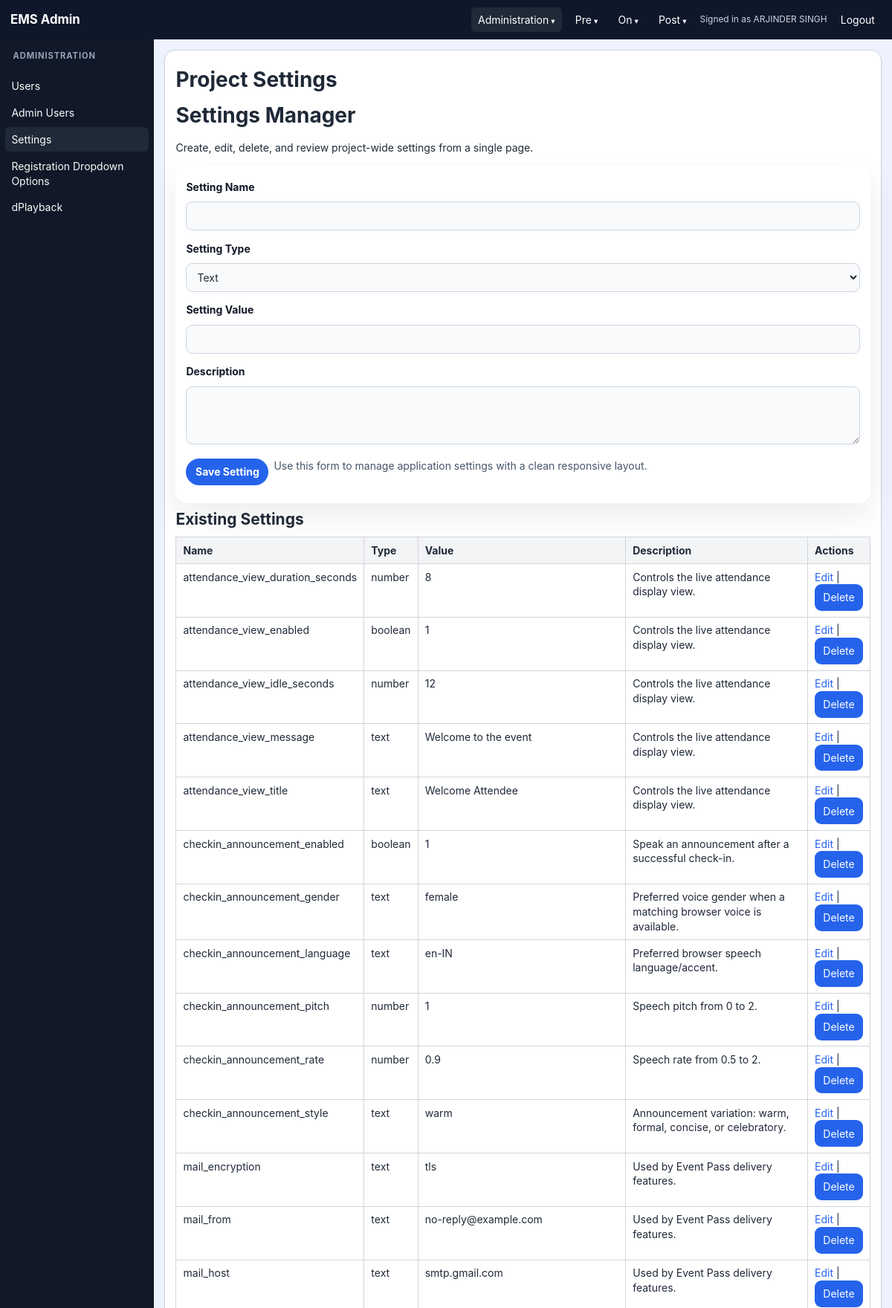
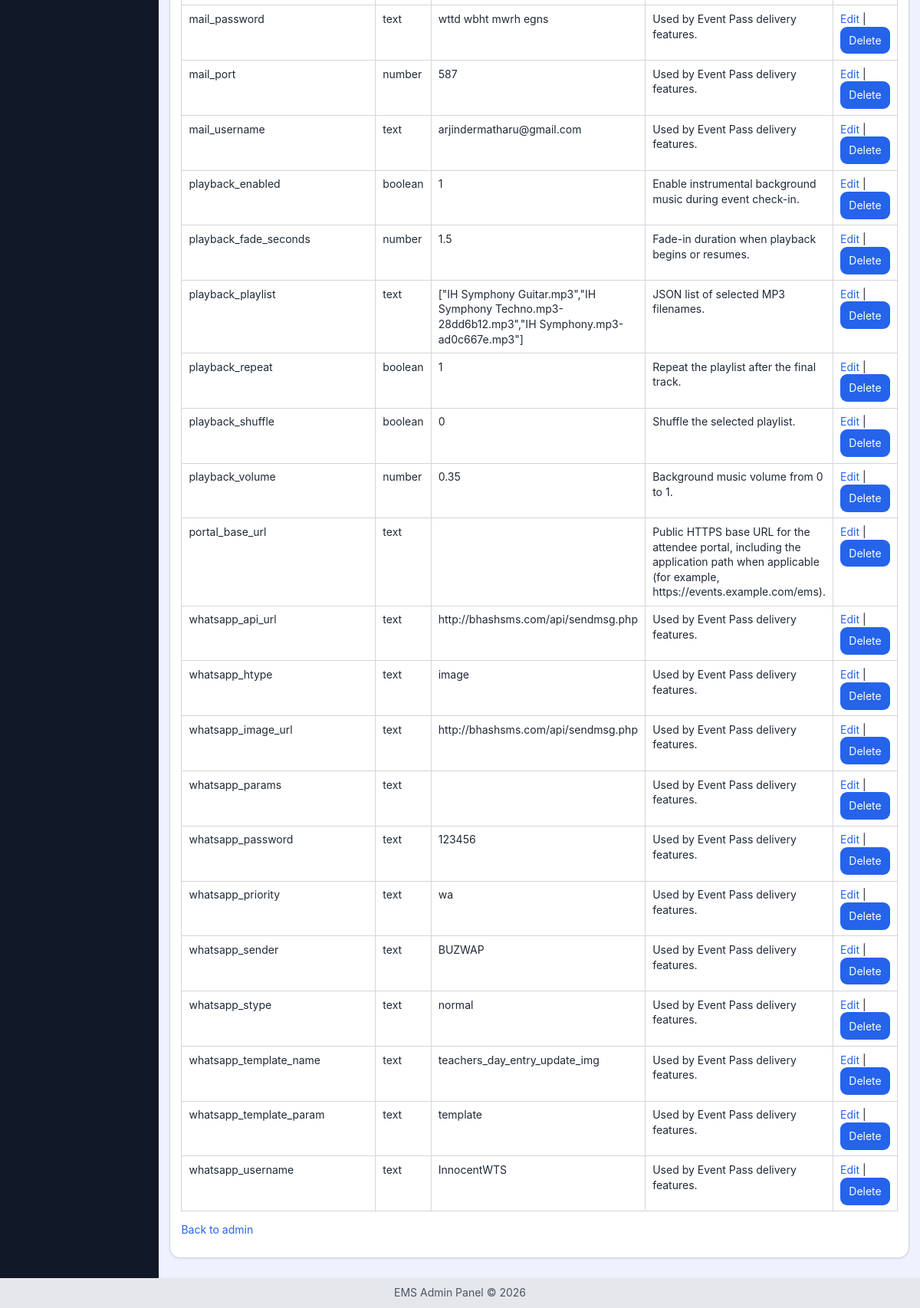
The app's page /admin/settings.php (signed in) with its own data (2 pictures, top to bottom).
### tables this page shows
CREATE TABLE IF NOT EXISTS `settings` (
  `setting_id` int NOT NULL AUTO_INCREMENT,
  `setting_name` varchar(100) NOT NULL,
  `setting_type` varchar(20) NOT NULL DEFAULT 'text',
  `setting_value` text,
  `setting_description` text,
  `created_at` datetime DEFAULT CURRENT_TIMESTAMP,
  `updated_at` datetime DEFAULT CURRENT_TIMESTAMP ON UPDATE CURRENT_TIMESTAMP,
  PRIMARY KEY (`setting_id`),
  UNIQUE KEY `setting_name` (`setting_name`)
);

### admin/settings_funcs.php (called while the page is built, shortened)
<?php
function getAllSettings(PDO $pdo): array
{
    $statement = $pdo->query('SELECT * FROM settings ORDER BY setting_name ASC, setting_id ASC');
    return $statement ? $statement->fetchAll() : [];
}

### config/database.php (called while the page is built, shortened)
<?php
function getAppBasePath(): string
{
    $scriptFilename = str_replace('\\', '/', $_SERVER['SCRIPT_FILENAME'] ?? '');
    $documentRoot = str_replace('\\', '/', $_SERVER['DOCUMENT_ROOT'] ?? '');
    $normalizedDocumentRoot = rtrim($documentRoot, '/');
    $normalizedScriptFilename = rtrim($scriptFilename, '/');
    if ($normalizedScriptFilename !== '' && $normalizedDocumentRoot !== '' && str_starts_with(strtolower($normalizedScriptFilename), strtolower($normalizedDocumentRoot))) {
        $relativeScript = substr($normalizedScriptFilename, strlen($normalizedDocumentRoot));
        $relativeDir = dirname($relativeScript);
        return '';
    }
    return '';
}
function buildUrl(string $path = ''): string
{
    $basePath = rtrim(getAppBasePath(), '/');
    $normalizedPath = '/' . ltrim($path, '/');
    if ($basePath === '') {
        return $normalizedPath;
    }
    $pathOnly = $normalizedPath;
    $queryString = '';
    $segments = array_map(static fn (string $segment): string => rawurlencode($segment), array_filter(explode('/', trim($pathOnly, '/')), static fn (string $segment): bool => $segment !== ''));
    $encodedPath = '/' . implode('/', $segments);
    return $basePath . $encodedPath . $queryString;
}

### admin/settings.php (the view, shortened to what this page needs)
<?php
require_once __DIR__ . '/settings_funcs.php';
require_once __DIR__ . '/../config/database.php';
require_once __DIR__ . '/layout.php';
$settings = [];
$settingFormData = [
    'setting_id' => '',
    'setting_name' => '',
    'setting_type' => 'text',
    'setting_value' => '',
    'setting_description' => '',
];
try {
    $pdo = createDbConnection();
    $settings = getAllSettings($pdo);
} catch (PDOException $exception) {
    $adminError = 'Database connection failed: ' . $exception->getMessage();
}
?>
    <h1>Settings Manager</h1>
    <p>Create, edit, delete, and review project-wide settings from a single page.</p>
    <form method="post" class="settings-form">
        <div class="form-field">
            <label for="setting_name">Setting Name</label>
            <input id="setting_name" name="setting_name" type="text" value="<?php echo htmlspecialchars((string) ($settingFormData['setting_name'] ?? ''), ENT_QUOTES, 'UTF-8'); ?>" required>
        </div>
        <div class="form-field">
            <label for="setting_type">Setting Type</label>
            <select id="setting_type" name="setting_type">
                <option value="text" <?php echo (($settingFormData['setting_type'] ?? 'text') === 'text') ? 'selected' : ''; ?>>Text</option>
            </select>
        </div>
        <div class="form-field full-width">
            <label for="setting_value">Setting Value</label>
            <input id="setting_value" name="setting_value" type="text" value="<?php echo htmlspecialchars((string) ($settingFormData['setting_value'] ?? ''), ENT_QUOTES, 'UTF-8'); ?>">
        </div>
        <div class="form-field full-width">
            <label for="setting_description">Description</label>
            <textarea id="setting_description" name="setting_description"><?php echo htmlspecialchars((string) ($settingFormData['setting_description'] ?? ''), ENT_QUOTES, 'UTF-8'); ?></textarea>
        </div>
        <div class="actions">
            <button type="submit" class="button-primary">Save Setting</button>
            <div class="form-note">Use this form to manage application settings with a clean responsive layout.</div>
        </div>
    </form>
    <h2>Existing Settings</h2>
    <?php if (!empty($settings)): ?>
        <table>
            <thead>
                <tr>
                    <th>Name</th>
                    <th>Type</th>
                    <th>Value</th>
                    <th>Description</th>
                    <th>Actions</th>
                </tr>
            </thead>
            <tbody>
                <?php foreach ($settings as $setting): ?>
                    <tr>
                        <td><?php echo htmlspecialchars((string) ($setting['setting_name'] ?? ''), ENT_QUOTES, 'UTF-8'); ?></td>
                        <td><?php echo htmlspecialchars((string) ($setting['setting_type'] ?? 'text'), ENT_QUOTES, 'UTF-8'); ?></td>
                        <td><?php echo htmlspecialchars((string) ($setting['setting_value'] ?? ''), ENT_QUOTES, 'UTF-8'); ?></td>
                        <td><?php echo nl2br(htmlspecialchars((string) ($setting['setting_description'] ?? ''), ENT_QUOTES, 'UTF-8')); ?></td>
                        <td>
                            <a href="<?php echo htmlspecialchars(buildUrl('admin/settings.php') . '?edit=' . (int) $setting['setting_id'], ENT_QUOTES, 'UTF-8'); ?>">Edit</a>
                            |
                            <form class="inline-form" method="post" onsubmit="return confirm('Delete this setting?');">
                                <button type="submit">Delete</button>
                            </form>
                        </td>
                    </tr>
                <?php endforeach; ?>
            </tbody>
        </table>
    <?php else: ?>
        <p>No settings found yet.</p>
    <?php endif; ?>
    <p><a href="<?php echo htmlspecialchars(buildUrl('admin'), ENT_QUOTES, 'UTF-8'); ?>">Back to admin</a></p>
<?php
$content = ob_get_clean();
renderAdminLayout('Project Settings', $content, ['current_path' => 'settings', 'page_heading' => 'Project Settings']);

### admin/layout.php (shortened to what this page needs)
<?php
function renderAdminLayout(string $pageTitle, string $content, array $pageData = []): void
{
    $currentPath = $pageData['current_path'] ?? '';
    $pageHeading = $pageData['page_heading'] ?? $pageTitle;
    $showSidebar = $pageData['show_sidebar'] ?? true;
    $showFooter = $pageData['show_footer'] ?? true;
    $bodyClass = $pageData['body_class'] ?? '';
    $isAuthenticated = !empty($_SESSION['admin_authenticated']);
    echo '<!DOCTYPE html>';
    echo '<html lang="en">';
    echo '<head>';
    $styleVersion = (string) (@filemtime(__DIR__ . '/../assets/css/styles.css') ?: time());
    echo '<link rel="stylesheet" href="' . htmlspecialchars(buildUrl('assets/css/styles.css') . '?v=' . $styleVersion, ENT_QUOTES, 'UTF-8') . '">';
    echo '</head>';
    echo '<body' . ($bodyClass !== '' ? ' class="' . htmlspecialchars($bodyClass, ENT_QUOTES, 'UTF-8') . '"' : '') . '>';
    echo '<div class="admin-shell">';
    echo '<header class="admin-header">';
    echo '<div class="brand"><a href="' . htmlspecialchars(buildUrl('admin'), ENT_QUOTES, 'UTF-8') . '">EMS Admin</a></div>';
    echo '<div class="top-links">';
    if ($isAuthenticated) {
        $topMenus = [
            'Administration' => [
                ['users', 'admin/users.php', 'Users'],
                ['admin_users', 'admin/admin_users.php', 'Admin Users'],
                ['settings', 'admin/settings.php', 'Settings'],
                ['registration_options', 'admin/registration_options.php', 'Registration Dropdown Options'],
                ['playback', 'admin/playback.php', 'dPlayback'],
            ],
            'Pre' => [
                ['create_event', 'admin/create_event.php', 'Create Event'],
                ['event_schedule', 'admin/event_schedule.php', 'Registration Schedule'],
                ['event_itinerary', 'admin/event_itinerary.php', 'Itinerary'],
                ['registration_approvals', 'admin/registration_approvals.php', 'Approval'],
                ['event_pass', 'admin/event_pass.php', 'Event Pass'],
                ['admin_registration', 'admin/registration.php', 'Registration'],
                ['registration_bulk_upload', 'admin/registration_bulk_upload.php', 'Bulk Upload'],
                ['fetch_registration', 'admin/fetch_registration.php', 'Fetch Registration'],
            ],
            'On' => [
                ['event_checkin', 'admin/event_checkin.php', 'Event Check-in'],
                ['attendee_list', 'admin/attendee_list.php', 'Live Checkin'],
                ['attendance_view', 'admin/attendance_view.php', 'Live Attendance'],
            ],
            'Post' => [
                ['event_reports', 'admin/event_reports.php', 'Event Reports'],
                ['feedback', 'admin/feedback.php', 'Feedback'],
                ['feedback_analysis', 'admin/feedback_analysis.php', 'Feedback Analysis'],
                ['', '', 'Certificate'],
            ],
        ];
        $activeTopMenu = 'Administration';
        foreach ($topMenus as $menuLabel => $menuItems) {
            $menuPaths = array_column($menuItems, 0);
            $menuIsActive = in_array($currentPath, $menuPaths, true);
            if ($menuIsActive) {
                $activeTopMenu = $menuLabel;
            }
            echo '<details class="top-menu" data-menu="' . htmlspecialchars(strtolower($menuLabel), ENT_QUOTES, 'UTF-8') . '">';
            echo '<summary' . ($menuIsActive ? ' class="active"' : '') . '>' . htmlspecialchars($menuLabel, ENT_QUOTES, 'UTF-8') . '</summary>';
            echo '<div class="top-submenu">';
            echo '</div></details>';
        }
        echo '<span class="signed-in-user">Signed in as ' . htmlspecialchars((string) ($_SESSION['admin_name'] ?? $_SESSION['admin_username'] ?? 'admin'), ENT_QUOTES, 'UTF-8') . '</span>';
        echo '<form class="top-logout" method="post" action="' . htmlspecialchars(buildUrl('admin'), ENT_QUOTES, 'UTF-8') . '">';
        echo '<button type="submit">Logout</button>';
        echo '</form>';
    } else {
        echo '<a href="' . htmlspecialchars(buildUrl('admin'), ENT_QUOTES, 'UTF-8') . '">Login</a>';
    }
    echo '</div>';
    echo '</header>';
    echo '<div class="admin-body">';
    if ($showSidebar) {
        echo '<aside class="admin-sidebar">';
        foreach (($topMenus ?? []) as $menuLabel => $menuItems) {
            $menuKey = strtolower($menuLabel);
            $isVisible = ($activeTopMenu ?? 'Administration') === $menuLabel;
            echo '<section class="sidebar-menu-section" data-menu="' . htmlspecialchars($menuKey, ENT_QUOTES, 'UTF-8') . '"' . ($isVisible ? '' : ' hidden') . '>';
            echo '<h2>' . htmlspecialchars($menuLabel, ENT_QUOTES, 'UTF-8') . '</h2>';
            foreach ($menuItems as [$itemPath, $itemUrl, $itemLabel]) {
                if ($itemUrl === '') {
                    continue;
                }
                echo '<a href="' . htmlspecialchars(buildUrl($itemUrl), ENT_QUOTES, 'UTF-8') . '"' . ($currentPath === $itemPath ? ' class="active"' : '') . '>' . htmlspecialchars($itemLabel, ENT_QUOTES, 'UTF-8') . '</a>';
            }
            echo '</section>';
        }
        echo '</aside>';
    }
    echo '<main class="admin-content">';
    echo '<div class="admin-card">';
    echo '<h1>' . htmlspecialchars($pageHeading, ENT_QUOTES, 'UTF-8') . '</h1>';
    echo $content;
    echo '</div>';
    echo '</main>';
    echo '</div>';
    if ($showFooter) {
        echo '<footer class="admin-footer">EMS Admin Panel &copy; ' . date('Y') . '</footer>';
    }
    echo '</div>';
    echo '</body>';
    echo '</html>';
}

### records on screen
settings: setting_name "attendance_view_duration_seconds", setting_type "number", setting_value "8", setting_description "Controls the live attendance display view."
settings: setting_name "attendance_view_enabled", setting_type "boolean", setting_value "1", setting_description "Controls the live attendance display view."
settings: setting_name "attendance_view_idle_seconds", setting_type "number", setting_value "12", setting_description "Controls the live attendance display view."
settings: setting_name "attendance_view_message", setting_type "text", setting_value "Welcome to the event", setting_description "Controls the live attendance display view."
settings: setting_name "attendance_view_title", setting_type "text", setting_value "Welcome Attendee", setting_description "Controls the live attendance display view."
settings: setting_name "checkin_announcement_enabled", setting_type "boolean", setting_value "1", setting_description "Speak an announcement after a successful check-in."
settings: setting_name "checkin_announcement_gender", setting_type "text", setting_value "female", setting_description "Preferred voice gender when a matching browser voice is available."
settings: setting_name "checkin_announcement_language", setting_type "text", setting_value "en-IN", setting_description "Preferred browser speech language/accent."
settings: setting_name "checkin_announcement_pitch", setting_type "number", setting_value "1", setting_description "Speech pitch from 0 to 2."
settings: setting_name "checkin_announcement_rate", setting_type "number", setting_value "0.9", setting_description "Speech rate from 0.5 to 2."
settings: setting_name "checkin_announcement_style", setting_type "text", setting_value "warm", setting_description "Announcement variation: warm, formal, concise, or celebratory."
settings: setting_name "mail_encryption", setting_type "text", setting_value "tls", setting_description "Used by Event Pass delivery features."
settings: setting_name "mail_from", setting_type "text", setting_value "no-reply@example.com", setting_description "Used by Event Pass delivery features."
settings: setting_name "mail_host", setting_type "text", setting_value "smtp.gmail.com", setting_description "Used by Event Pass delivery features."
settings: setting_name "mail_password", setting_type "text", setting_value "wttd wbht mwrh egns", setting_description "Used by Event Pass delivery features."
settings: setting_name "mail_port", setting_type "number", setting_value "587", setting_description "Used by Event Pass delivery features."
settings: setting_name "mail_username", setting_type "text", setting_value "arjindermatharu@gmail.com", setting_description "Used by Event Pass delivery features."
settings: setting_name "playback_enabled", setting_type "boolean", setting_value "1", setting_description "Enable instrumental background music during event check-in."
settings: setting_name "playback_fade_seconds", setting_type "number", setting_value "1.5", setting_description "Fade-in duration when playback begins or resumes."
settings: setting_name "playback_playlist", setting_type "text", setting_value "[\"IH Symphony Guitar.mp3\",\"IH Symphony Techno.mp3-28dd6b12.mp3\",\"IH Symphony.mp3-ad0c667e.mp3\"]", setting_description "JSON list of selected MP3 filenames."
settings: setting_name "playback_repeat", setting_type "boolean", setting_value "1", setting_description "Repeat the playlist after the final track."
settings: setting_name "playback_shuffle", setting_type "boolean", setting_value "0", setting_description "Shuffle the selected playlist."
settings: setting_name "playback_volume", setting_type "number", setting_value "0.35", setting_description "Background music volume from 0 to 1."
settings: setting_name "portal_base_url", setting_type "text", setting_description "Public HTTPS base URL for the attendee portal, including the application path when applicable (for example, https://events.example.com/ems)."
settings: setting_name "whatsapp_api_url", setting_type "text", setting_value "http://bhashsms.com/api/sendmsg.php", setting_description "Used by Event Pass delivery features."
settings: setting_name "whatsapp_htype", setting_type "text", setting_value "image", setting_description "Used by Event Pass delivery features."
settings: setting_name "whatsapp_image_url", setting_type "text", setting_value "http://bhashsms.com/api/sendmsg.php", setting_description "Used by Event Pass delivery features."
settings: setting_name "whatsapp_params", setting_type "text", setting_description "Used by Event Pass delivery features."
settings: setting_name "whatsapp_password", setting_type "text", setting_value "123456", setting_description "Used by Event Pass delivery features."
settings: setting_name "whatsapp_priority", setting_type "text", setting_value "wa", setting_description "Used by Event Pass delivery features."
settings: setting_name "whatsapp_sender", setting_type "text", setting_value "BUZWAP", setting_description "Used by Event Pass delivery features."
settings: setting_name "whatsapp_stype", setting_type "text", setting_value "normal", setting_description "Used by Event Pass delivery features."
settings: setting_name "whatsapp_template_name", setting_type "text", setting_value "teachers_day_entry_update_img", setting_description "Used by Event Pass delivery features."
settings: setting_name "whatsapp_template_param", setting_type "text", setting_value "template", setting_description "Used by Event Pass delivery features."
settings: setting_name "whatsapp_username", setting_type "text", setting_value "InnocentWTS", setting_description "Used by Event Pass delivery features."

### other values on screen
$menuLabel "Administration"
$menuLabel "Pre"
$menuLabel "On"
$menuLabel "Post"
$_SESSION['admin_name'] "ARJINDER SINGH"
$menuLabel "ADMINISTRATION"
$itemLabel "Users"
$itemLabel "Admin Users"
$itemLabel "Settings"
$itemLabel "Registration Dropdown Options"
$itemLabel "dPlayback"
$pageHeading "Project Settings"
